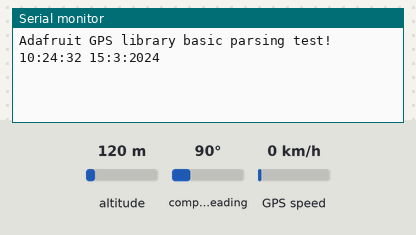
A sketch run on a simulated Arduino Mega 2560, built with avr-gcc and run on an emulated ATmega2560. On the bench: the last lines printed to the serial monitor. Inputs (shaded band) come from the test bench; at power-on: altitude 120 m, compass heading 90°, GPS speed 0 km/h. The GPS gets a fix after 3 s at 37.7749, -122.4194 with 8 satellites.

Above: at 2.2 s.
2.3 s: altitude set to 20 m
At 4.4 s:
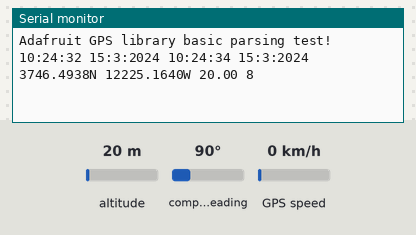
6.6 s: altitude set to 250 m
At 8.7 s:
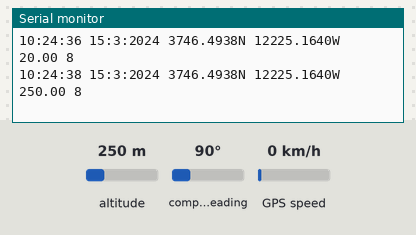
Timing chart, 0 to 10.2 s (numbered marks = the images above; inputs shaded):
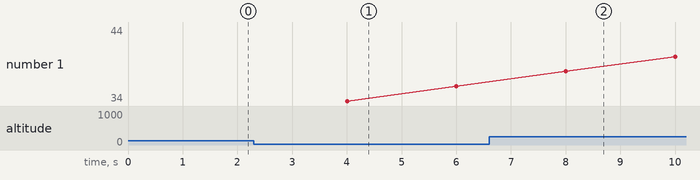

Measured:
- after the input at 2.3 s, the serial monitor: prints a new line after 1.7 s (image 1)
- after the input at 6.6 s, the serial monitor: prints a new line after 1.4 s (image 2)

The sketch:

GPS_HardwareSerial_Parsing.ino
```cpp
#include <Adafruit_GPS.h>

// what's the name of the hardware serial port?
#define GPSSerial Serial1

// Connect to the GPS on the hardware port
Adafruit_GPS GPS(&GPSSerial);

// Set GPSECHO to 'false' to turn off echoing the GPS data to the Serial console
// Set to 'true' if you want to debug and listen to the raw GPS sentences
#define GPSECHO false

uint32_t timer = millis();


void setup() {
  //while (!Serial);  // uncomment to have the sketch wait until Serial is ready

  // connect at 115200 so we can read the GPS fast enough and echo without dropping chars
  // also spit it out
  Serial.begin(115200);
  Serial.println("Adafruit GPS library basic parsing test!");

  // 9600 NMEA is the default baud rate for Adafruit MTK GPS's- some use 4800
  GPS.begin(9600);
  // uncomment this line to turn on RMC (recommended minimum) and GGA (fix data) including altitude
  GPS.sendCommand(PMTK_SET_NMEA_OUTPUT_RMCGGA);
  // uncomment this line to turn on only the "minimum recommended" data
  //GPS.sendCommand(PMTK_SET_NMEA_OUTPUT_RMCONLY);
  // For parsing data, we don't suggest using anything but either RMC only or RMC+GGA since
  // the parser doesn't care about other sentences at this time
  // Set the update rate
  GPS.sendCommand(PMTK_SET_NMEA_UPDATE_1HZ);  // 1 Hz update rate
  // For the parsing code to work nicely and have time to sort thru the data, and
  // print it out we don't suggest using anything higher than 1 Hz

  // Request updates on antenna status, comment out to keep quiet
  GPS.sendCommand(PGCMD_ANTENNA);

  delay(1000);

  // Ask for firmware version
  GPSSerial.println(PMTK_Q_RELEASE);
}

void loop()  // run over and over again
{
  //Serial.println(" Hello ");
  // read data from the GPS in the 'main loop'
  char c = GPS.read();
  // if you want to debug, this is a good time to do it!
  // if (GPSECHO)
  //   if (c) Serial.print(c);
  // if a sentence is received, we can check the checksum, parse it...
  if (GPS.newNMEAreceived()) {
    // a tricky thing here is if we print the NMEA sentence, or data
    // we end up not listening and catching other sentences!
    // so be very wary if using OUTPUT_ALLDATA and trying to print out data
    //Serial.print(GPS.lastNMEA());    // this also sets the newNMEAreceived() flag to false
    if (!GPS.parse(GPS.lastNMEA()))  // this also sets the newNMEAreceived() flag to false
      return;                        // we can fail to parse a sentence in which case we should just wait for another
  }

  // approximately every 2 seconds or so, print out the current stats
  if (millis() - timer > 2000) {
    timer = millis();  // reset the timer
    if (GPS.hour < 10) { Serial.print('0'); }
    Serial.print(GPS.hour, DEC);
    Serial.print(':');
    if (GPS.minute < 10) { Serial.print('0'); }
    Serial.print(GPS.minute, DEC);
    Serial.print(':');
    if (GPS.seconds < 10) { Serial.print('0'); }
    Serial.print(GPS.seconds, DEC);

    Serial.print(" ");

    Serial.print(GPS.day, DEC);
    Serial.print(':');
    Serial.print(GPS.month, DEC);
    Serial.print(":20");
    Serial.print(GPS.year, DEC);

    Serial.print(" ");

    if (GPS.fix) {
      Serial.print(GPS.latitude, 4);
      Serial.print(GPS.lat);

      Serial.print(" ");

      Serial.print(GPS.longitude, 4);
      Serial.print(GPS.lon);

      Serial.print(" ");

      Serial.print(GPS.altitude);

      Serial.print(" ");

      Serial.println((int)GPS.satellites);
    }
  }
}
```
